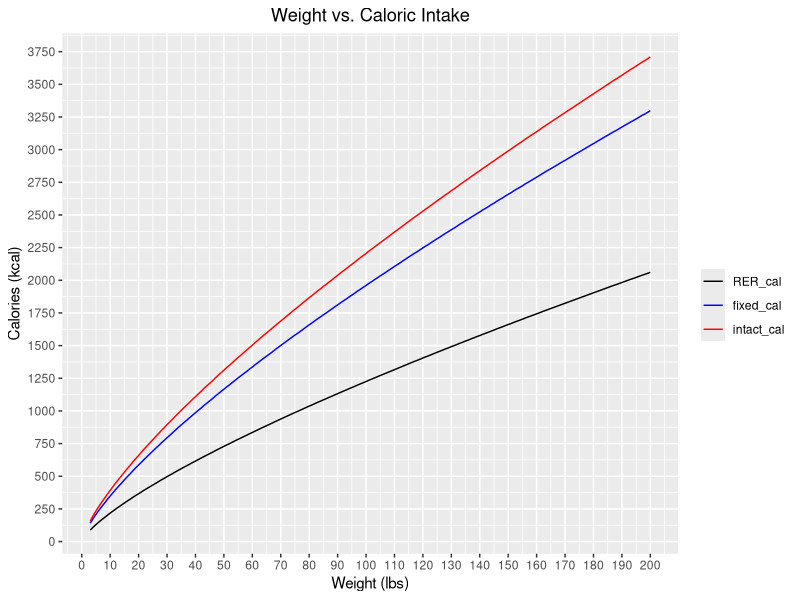
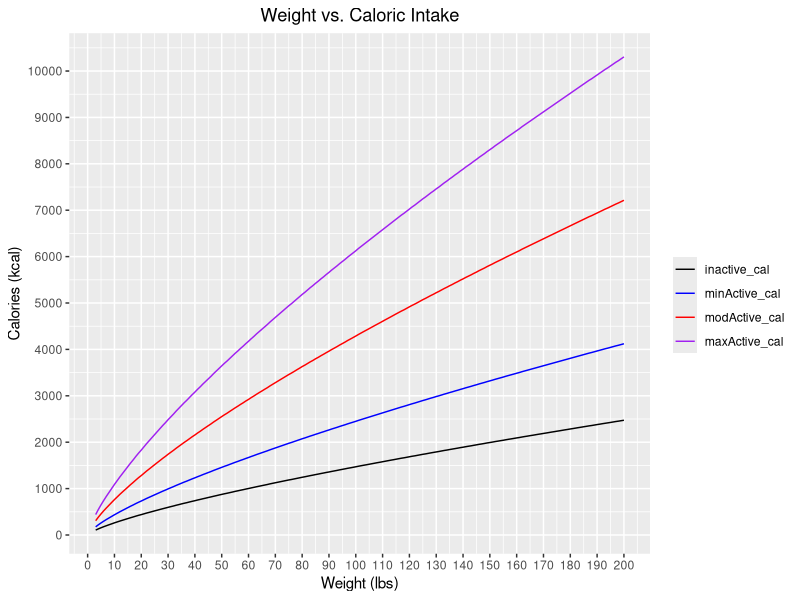
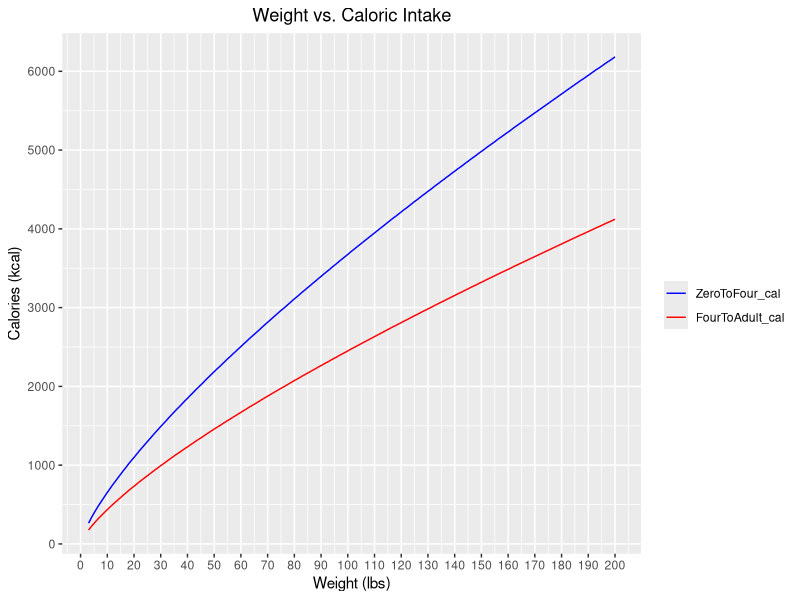

Reproduce these figures in R, in order.
## ---- chunk 1
knitr::opts_chunk$set(echo = TRUE)
## ---- chunk 2
library(dplyr)
library(ggplot2)
weight = c(3:200)
calories = round((weight/2.2)^0.75 * 70)

info_df = data.frame(weight_lbs = weight, RER_cal = calories, 
                     fixed_cal = round(calories * 1.6), intact_cal = round(calories * 1.8))
#table for weight vs. caloric intake 
info_df %>% group_by(weight_lbs) %>% filter(!weight_lbs%%5) %>% knitr::kable()

# plot for weight vs. caloric intake 
info_df %>% ggplot(aes(x = weight_lbs)) + geom_line(aes(y=RER_cal, colour = "RER_cal")) + 
  geom_line(aes(y=fixed_cal, colour = "fixed_cal")) + 
  geom_line(aes(y=intact_cal, colour = "intact_cal")) + 
  scale_x_continuous(breaks = seq(0, 200, by = 10)) +
  scale_y_continuous(breaks = seq(0, 4000, by = 250)) +
  ggtitle("Weight vs. Caloric Intake") + xlab("Weight (lbs)") + ylab("Calories (kcal)") + 
  theme(plot.title = element_text(hjust = 0.5)) + 
  scale_colour_manual("", breaks = c("RER_cal", "fixed_cal", "intact_cal"), 
                      values = c("black", "blue", "red"))
## ---- chunk 3
info_df = data.frame(weight_lbs = weight, 
                     inactive_cal = round(calories * 1.2), minActive_cal = round(calories * 2), 
                     modActive_cal = round(calories * 3.5), maxActive_cal = round(calories*5))
#table for weight vs. caloric intake 
info_df %>% group_by(weight_lbs) %>% filter(!weight_lbs%%5) %>% knitr::kable()

# plot for weight vs. caloric intake 
info_df %>% ggplot(aes(x = weight_lbs)) + geom_line(aes(y=inactive_cal, colour = "inactive_cal")) +
  geom_line(aes(y=minActive_cal, colour = "minActive_cal")) + 
  geom_line(aes(y=modActive_cal, colour = "modActive_cal")) + 
  geom_line(aes(y=maxActive_cal, colour = "maxActive_cal")) + 
  scale_x_continuous(breaks = seq(0, 200, by = 10)) +
  scale_y_continuous(breaks = seq(0, 12000, by = 1000)) +
  ggtitle("Weight vs. Caloric Intake") + xlab("Weight (lbs)") + ylab("Calories (kcal)") + 
  theme(plot.title = element_text(hjust = 0.5)) + 
  scale_colour_manual("", breaks = c("inactive_cal", "minActive_cal", "modActive_cal", "maxActive_cal"), 
                      values = c("black", "blue", "red", "purple"))
## ---- chunk 4
info_df = data.frame(weight_lbs = weight, 
                     ZeroToFour_cal = round(calories * 3), FourToAdult_cal = round(calories * 2))
#table for weight vs. caloric intake 
info_df %>% group_by(weight_lbs) %>% filter(!weight_lbs%%5) %>% knitr::kable()

# plot for weight vs. caloric intake 
info_df %>% ggplot(aes(x = weight_lbs)) + geom_line(aes(y=ZeroToFour_cal, colour = "ZeroToFour_cal")) +
  geom_line(aes(y=FourToAdult_cal, colour = "FourToAdult_cal")) + 
  scale_x_continuous(breaks = seq(0, 200, by = 10)) +
  scale_y_continuous(breaks = seq(0, 12000, by = 1000)) +
  ggtitle("Weight vs. Caloric Intake") + xlab("Weight (lbs)") + ylab("Calories (kcal)") + 
  theme(plot.title = element_text(hjust = 0.5)) + 
  scale_colour_manual("", breaks = c("ZeroToFour_cal", "FourToAdult_cal"), 
                      values = c("blue", "red"))
